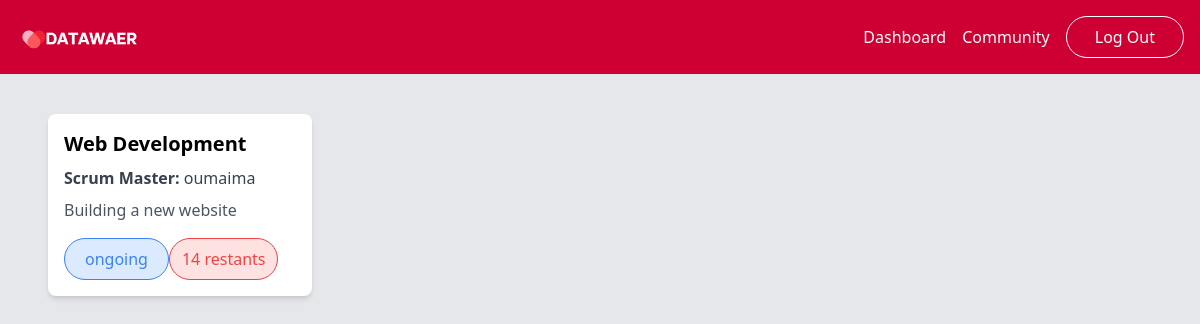
/ProductOwner/src/action/project.php (signed in), run on an earlier commit of the app's database.
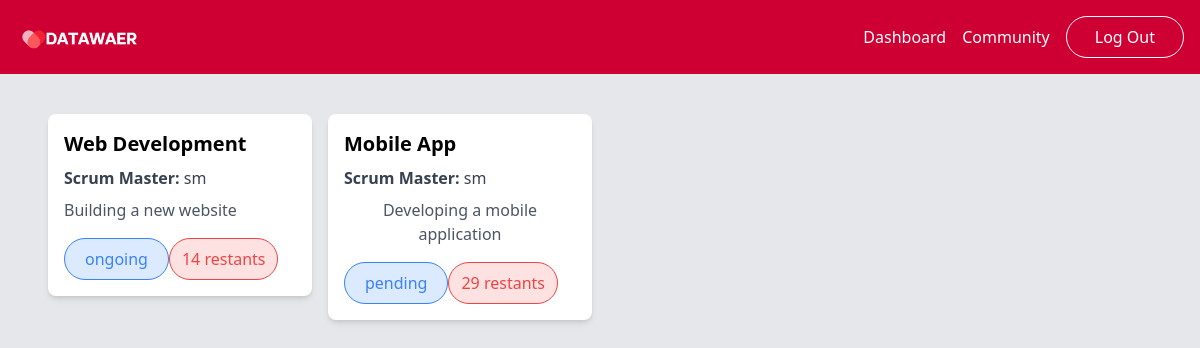
And on a later commit of the database.
### tables this page shows
CREATE TABLE `project` (
  `Id_Project` int(11) NOT NULL,
  `project_name` varchar(50) DEFAULT NULL,
  `project_description` varchar(125) DEFAULT NULL,
  `project_status` varchar(50) DEFAULT NULL,
  `created_at` timestamp NOT NULL DEFAULT current_timestamp(),
  `deadline` date DEFAULT NULL,
  `id_user` int(11) NOT NULL
);

CREATE TABLE `users` (
  `id_user` int(11) NOT NULL,
  `username` varchar(50) NOT NULL,
  `email` varchar(100) NOT NULL,
  `pass_word` varchar(100) DEFAULT NULL,
  `role` varchar(50) DEFAULT NULL,
  `status` varchar(50) DEFAULT NULL,
  `image_url` varchar(255) DEFAULT NULL
);

### ProductOwner/src/action/project.php (the view, shortened to what this page needs)
<!DOCTYPE html>
<html lang="en">
<head>
    <link href="https://cdn.jsdelivr.net/npm/tailwindcss@2.2.19/dist/tailwind.min.css" rel="stylesheet">
    <link rel="stylesheet" href="https://cdnjs.cloudflare.com/ajax/libs/font-awesome/5.15.4/css/all.min.css"
 />
    </head>
<body class="bg-gray-200 ">
    <?php
    include("../../../includes/config/connection.php");
    include '../../template/header.php';
    if (!isset($_SESSION['id'])) {
        header("Location:../../../logout.php ");
    }    $userId = $_SESSION['id'];
    $sql = "
    SELECT DISTINCT p.*,DATEDIFF(p.deadline, CURDATE()) AS days_remaining ,u.username as scrum_master
    FROM project p
    Join users u on u.id_user = p.id_user
    JOIN team t ON p.Id_Project = t.Id_Project
    JOIN in_team it ON t.Id_Team = it.Id_Team
    WHERE it.id_user = ?
";
    $stmt = $conn->prepare($sql);
    $stmt->bind_param("i", $userId);
    $stmt->execute();
    $result = $stmt->get_result();
    echo "<div class=\"grid grid-cols-1 md:grid-cols-2 lg:grid-cols-4 gap-4 px-12 mt-10 mx-auto\">";
    if ($result->num_rows > 0) {
        while ($row = $result->fetch_assoc()) {
            ?>
            <form action="question_project.php" method="post">
                <button type="submit" name="submitproject"  class="bg-white p-4 rounded-lg shadow-md flex flex-col justify-between w-full"  >
                        <h2 class="text-xl font-semibold text-center mb-2">
                            <?php echo $row['project_name']; ?>
                        </h2>
                        <p class="text-gray-700 text-center mb-2"><span class="font-semibold">Scrum Master:</span> <?php echo $row['scrum_master']; ?></p>
                        <p class="text-gray-600 mb-4">
                            <?php echo $row['project_description']; ?>
                        </p>
                        <div class="flex justify-between">
                            <span class="bg-blue-100 border border-blue-500 text-blue-500 px-5 py-2 rounded-full">
                                <?php echo $row['project_status']; ?>
                            </span>
                            <span class="bg-red-100 border border-red-500 text-red-500 px-3 py-2 rounded-full">
                                <?php echo $row['days_remaining']; ?> restants
                            </span>
                        </div>
                </button>
            </form>
            <?php
        }
    } else {
        echo "Aucun projet trouvé.";
    }
    echo "</div>";
    ?>
</body>
</html>

What changed in the data, as far as the page shows it:
changed project "Web Development": id_user.username "oumaima" → "sm"
now on this page (row edited): project: project_name "Mobile App", id_user.username "sm", project_description "Developing a mobile application", project_status "pending", days_remaining "29"
